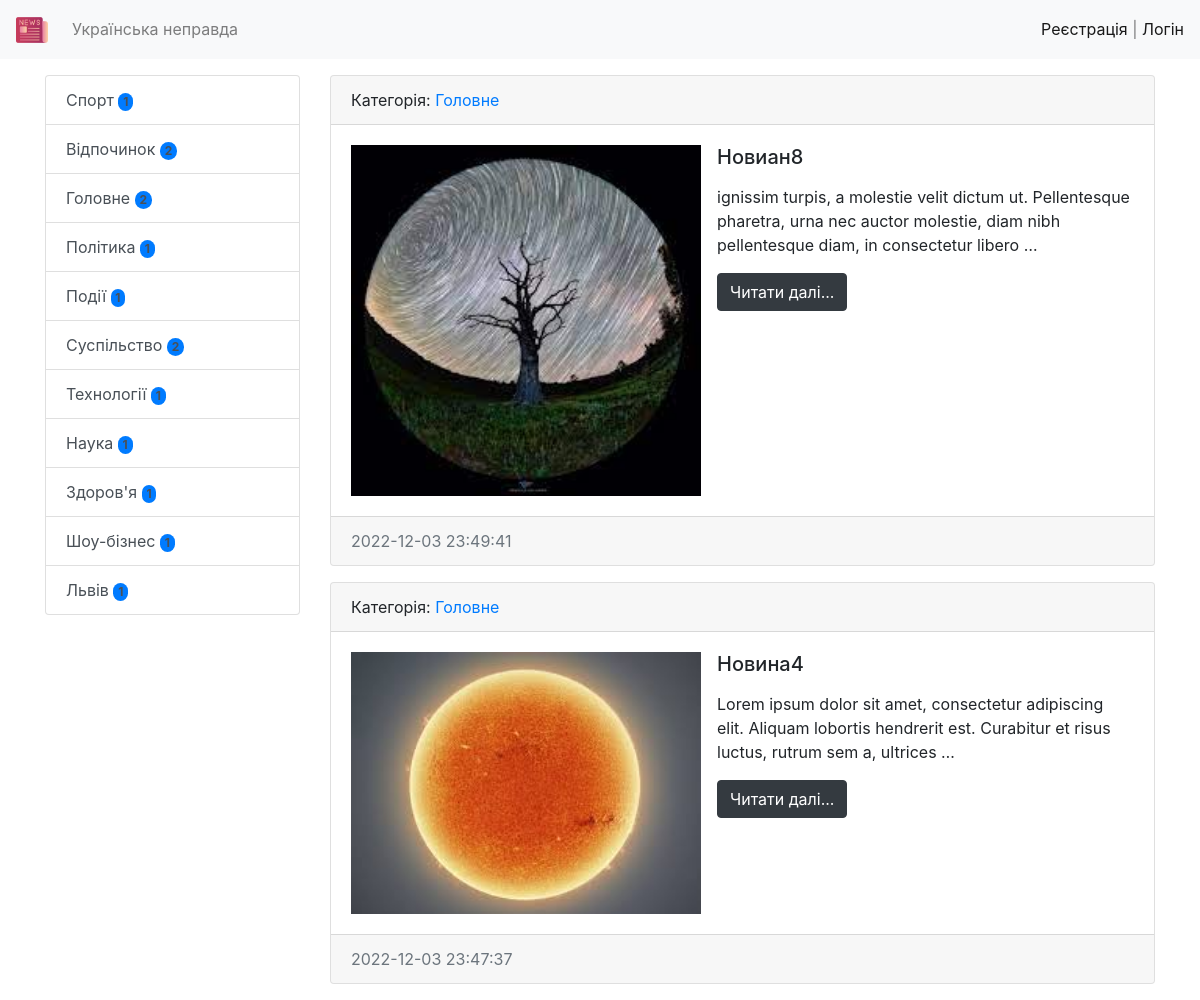
Page /category/8/ on the committed database.
### news/models.py (models this page shows, shortened)
class Category(models.Model):
    title = models.CharField(max_length=150, db_index=True, verbose_name='Категорія')
    def get_absolute_url(self):
        return reverse('category', kwargs={'category_id': self.pk})
    def __str__(self):
        return self.title
    class Meta:
        verbose_name = 'Категорія'
        verbose_name_plural = 'Категорії'
        ordering = ['title']

class News(models.Model):
    title = models.CharField(max_length=150, verbose_name='Назва')
    content = models.TextField(blank=True, verbose_name='Вміст')
    created_at = models.DateTimeField(auto_now_add=True, verbose_name='Дата створення')
    updated_at = models.DateTimeField(auto_now=True, verbose_name='Дата оновлення')
    photo = models.ImageField(upload_to='photo/%Y/%m/%d', verbose_name='фото', blank=True)
    is_published = models.BooleanField(default=False, verbose_name='опубліковано')
    category = models.ForeignKey('Category', on_delete=models.PROTECT, null=True, verbose_name='категорія')
    views = models.IntegerField(default=0)
    def get_absolute_url(self):
        return reverse('view_news', kwargs={'pk': self.pk})
    class Meta:
        verbose_name = 'Новина'
        verbose_name_plural = 'Новини'
        ordering = ['-created_at']

### news/views.py (the view)
# urls.py: path('category/<int:category_id>/', CategoryNews.as_view(), name='category'),
class CategoryNews(ListView):
    model = News
    template_name = 'news_list'
    context_object_name = 'news'
    allow_empty = False
    paginate_by = 4
    def get_queryset(self):
        return News.objects.filter(category_id=self.kwargs['category_id'], is_published=True).select_related('category')

### news/templatetags/news_tags.py (called while the page is built)
@register.inclusion_tag('news/list_categories.html')
def show_categories():
    categories = Category.objects.annotate(cnt=Count('news', filter=F('news__is_published'))).filter(cnt__gt=0)
    return {'categories': categories}

### news/templates/news/news_list.html (shortened to what this page needs)
{% extends 'base.html' %}
{% block content %}
<div class="container mt-3">
    <div class="row">
        <div class="col-md-3">
            {% include 'inc/_sidebar.html' %}
        </div>
        <div class="col-md-9">
            {% for item in news %}
            <div class="card mb-3">
                <div class="card-header">
                    Категорія: <a href="{{ item.category.get_absolute_url }}">{{ item.category }}</a>
                </div>
                <div class="card-body">
                    <div class="media">
                        {% if item.photo %}
                        <img src="{{ item.photo.url }}" alt="" width="350" class="mr-3">
                        {% else %}
                        <img src="https://picsum.photos/id/1060/350/235/?blur=2" alt="" class="mr-3">
                        {% endif %}
                        <div class="media-body">
                            <h5 class="card-title">{{ item.title }}</h5>
                            <p class="card-text">{{ item.content|safe|linebreaks|truncatewords:20 }}</p>
                            <a href="{{ item.get_absolute_url }}" class="btn btn-dark">Читати далі...</a>
                        </div>
                    </div>
                </div>
                <div class="card-footer text-muted">
                    {{ item.created_at|date:"Y-m-d H:i:s" }}
                </div>
            </div>
            {% endfor %}
        </div>
    </div>
</div>
{% endblock %}

### news/templates/news/list_categories.html
<div class="list-group">
    {% for item in categories %}
    <a href="{{ item.get_absolute_url }}" class="list-group-item list-group-item-action">
        {{ item.title }}
        <span class="badge bg-primary rounded-pill">{{ item.cnt }}</span>
    </a>
    {% endfor %}
</div>

### rows in the picture
Category: title "Спорт", cnt "1"
Category: title "Відпочинок", cnt "2"
Category: title "Головне", cnt "2"
Category: title "Політика", cnt "1"
Category: title "Події", cnt "1"
Category: title "Суспільство", cnt "2"
Category: title "Технології", cnt "1"
Category: title "Наука", cnt "1"
Category: title "Здоров'я", cnt "1"
Category: title "Шоу-бізнес", cnt "1"
Category: title "Львів", cnt "1"
News: category "Головне", photo (picture), title "Новиан8", content "ignissim turpis, a molestie velit dictum ut. Pellentesque pharetra, urna nec auctor molestie, diam nibh pellentesque diam, in consectetur libero …", created_at "2022-12-03 23:49:41"
News: category "Головне", photo (picture), title "Новина4", content "Lorem ipsum dolor sit amet, consectetur adipiscing elit. Aliquam lobortis hendrerit est. Curabitur et risus luctus, rutrum sem a, ultrices …", created_at "2022-12-03 23:47:37"
